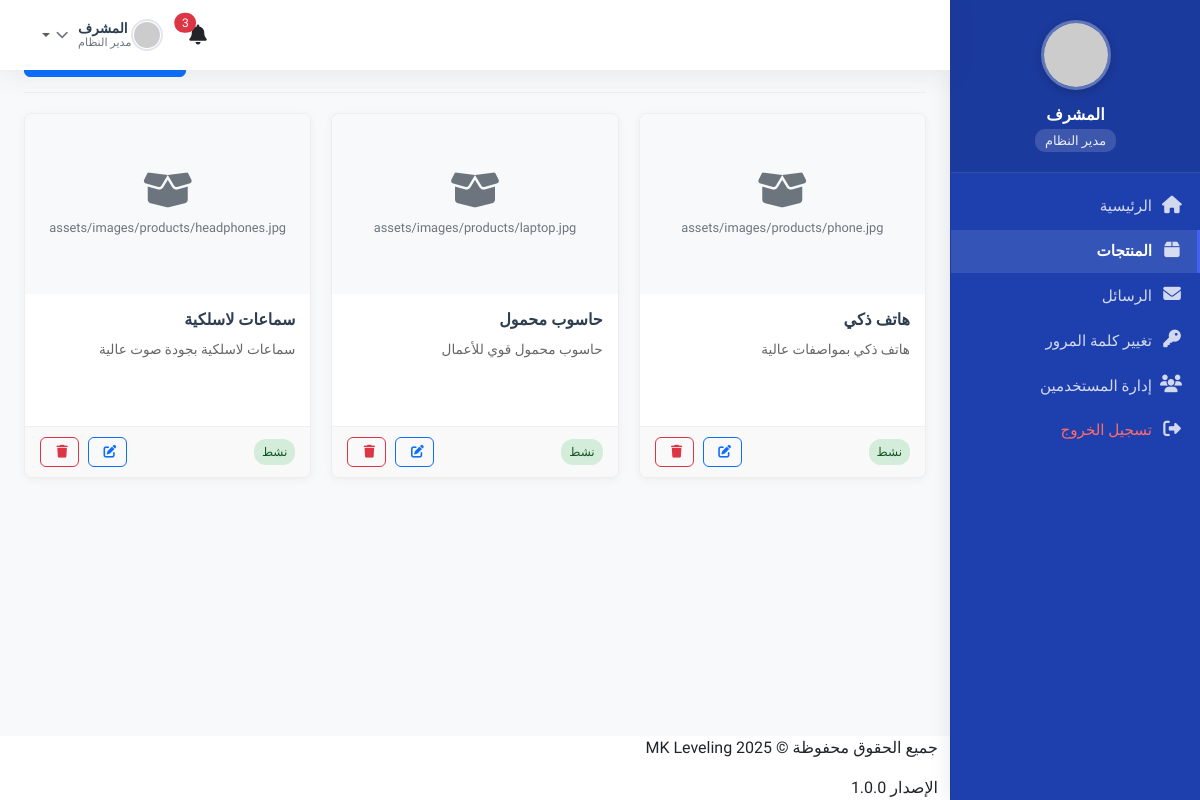
/admin/products.php (signed in), run on the app's committed database.
### tables this page shows
CREATE TABLE IF NOT EXISTS `products` (
  `id` int(11) NOT NULL AUTO_INCREMENT,
  `name_ar` varchar(255) NOT NULL,
  `name_en` varchar(255) NOT NULL,
  `description_ar` text,
  `description_en` text,
  `price` decimal(10,2) NOT NULL,
  `image_url` varchar(255) NOT NULL,
  `is_active` tinyint(1) DEFAULT '1',
  `created_at` timestamp NOT NULL DEFAULT CURRENT_TIMESTAMP,
  `updated_at` timestamp NOT NULL DEFAULT CURRENT_TIMESTAMP ON UPDATE CURRENT_TIMESTAMP,
  PRIMARY KEY (`id`)
);

### admin/products.php (the view, shortened to what this page needs)
<?php
require_once __DIR__ . '/../includes/db.php';
$products = [];
if (isset($mysqli)) {
    $result = $mysqli->query("SELECT * FROM products ORDER BY created_at DESC");
    if ($result) {
        while ($row = $result->fetch_assoc()) {
            $products[] = $row;
        }
    }
}
?>
<!DOCTYPE html>
<html lang="ar" dir="rtl">
<head>
    <link rel="stylesheet" href="https://cdnjs.cloudflare.com/ajax/libs/font-awesome/6.4.0/css/all.min.css">
    <link rel="stylesheet" href="css/admin.css">
</head>
<body>
    <div class="admin-container">
        <?php include 'includes/sidebar.php'; ?>
        <main class="main-content">
            <?php include 'includes/header.php'; ?>
            <div class="content">
                <div class="page-header">
                    <h1>المنتجات</h1>
                    <a href="add-product.php" class="btn btn-primary">
                    </a>
                </div>
                <?php if (!empty($products)): ?>
                    <div class="product-grid">
                        <?php foreach ($products as $product): ?>
                            <div class="product-card">
                                <div class="product-image" style="background-color: #f8f9fa; display: flex; align-items: center; justify-content: center; height: 180px;">
                                    <?php
                                    $image_found = false;
                                    if (!$image_found) {
                                        echo '<div class="text-center p-3">';
                                        echo '<i class="fas fa-box-open" style="font-size: 2.5rem; color: #6c757d; margin-bottom: 0.5rem;"></i>';
                                        echo '<div style="font-size: 0.8rem; color: #6c757d;">' . $product['image_url'] . '</div>';
                                        echo '</div>';
                                    }
                                    ?>
                                </div>
                                <div class="product-details">
                                    <h3 class="product-title"><?php echo htmlspecialchars($product['name_ar']); ?></h3>
                                    <p class="product-description">
                                        <?php
                                        $description = strip_tags($product['description_ar']);
                                        echo mb_substr($description, 0, 150) . (mb_strlen($description) > 150 ? '...' : '');
                                        ?>
                                    </p>
                                </div>
                                <div class="product-actions">
                                    <span class="status-badge <?php echo $product['is_active'] ? 'status-active' : 'status-inactive'; ?>">
                                        <?php echo $product['is_active'] ? 'نشط' : 'غير نشط'; ?>
                                    </span>
                                    <div class="action-buttons">
                                        <a href="edit-product.php?id=<?php echo $product['id']; ?>" class="btn btn-outline-primary" data-bs-toggle="tooltip" title="تعديل">
                                            <i class="fas fa-edit"></i>
                                        </a>
                                        <form action="delete_product.php" method="POST" style="display: inline-block;" onsubmit="return confirm('هل أنت متأكد من رغبتك في حذف هذا المنتج؟')">
                                            <button type="submit" class="btn btn-outline-danger" data-bs-toggle="tooltip" title="حذف">
                                                <i class="fas fa-trash"></i>
                                            </button>
                                        </form>
                                    </div>
                                </div>
                            </div>
                        <?php endforeach; ?>
                    </div>
                <?php endif; ?>
            </div>
            <?php include 'includes/footer.php'; ?>
        </main>
    </div>
</body>
</html>

### admin/css/admin.css (style rules this page uses)
.btn { font-family: 'Tajawal', sans-serif; font-weight: 500; padding: 8px 16px; border-radius: 4px; transition: all 0.3s; display: inline-flex; align-items: center; justify-content: center; }
.btn i { margin-left: 5px; }
.btn-primary { background-color: var(--primary-color); border-color: var(--primary-color); }
.fas, .far { width: 1.25em; text-align: center; }
:root { --primary-color: #1e40af; --primary-hover: #1e3a8a; --secondary-color: #1e40af; --success-color: #4cc9a0; --danger-color: #f72585; --warning-color: #f77f00; --info-color: #4cc9f0; --light-bg: #f8f9fa; --dark-bg: #1a1a2e; --dark-text: #2b2d42; --light-text: #6c757d; --border-color: #e9ecef; --white: #ffffff; --sidebar-width: 260px; --header-height: 70px; --footer-height: 60px; --border-radius: 8px; --box-shadow: 0 0.5rem 1rem rgba(0, 0, 0, 0.05); --transition: all 0.3s ease; }
* { margin: 0; padding: 0; box-sizing: border-box; font-family: 'Tajawal', sans-serif; }
body { background-color: var(--light-bg); color: var(--dark-text); line-height: 1.6; direction: rtl; font-family: 'Tajawal', sans-serif; font-size: 0.9rem; overflow-x: hidden; }
a { text-decoration: none; color: inherit; transition: all 0.3s ease; }
.admin-container { display: flex; min-height: 100vh; transition: var(--transition); position: relative; padding-right: var(--sidebar-width); }
.main-content { flex: 1; min-height: 100vh; display: flex; flex-direction: column; transition: var(--transition); width: 100%; }
.content { flex: 1; padding: 1.5rem; background-color: var(--light-bg); }
.page-header { display: flex; justify-content: space-between; align-items: center; margin-bottom: 1.5rem; padding-bottom: 1rem; border-bottom: 1px solid var(--border-color); }
.page-header h1 { font-size: 1.5rem; font-weight: 600; margin: 0; color: var(--dark-text); }

### admin/products.php (style rules this page uses)
.product-grid { display: grid; grid-template-columns: repeat(auto-fill, minmax(250px, 1fr)); gap: 20px; margin-top: 20px; }
.product-card { background: #fff; border-radius: 8px; overflow: hidden; box-shadow: 0 2px 10px rgba(0,0,0,0.05); transition: transform 0.3s ease, box-shadow 0.3s ease; border: 1px solid #eee; }
.product-image { height: 180px; background: #f8f9fa; display: flex; align-items: center; justify-content: center; overflow: hidden; position: relative; }
.product-details { padding: 15px; }
.product-title { font-size: 1rem; font-weight: 600; margin-bottom: 8px; color: #2c3e50; line-height: 1.4; }
.product-description { font-size: 0.85rem; color: #666; margin-bottom: 12px; line-height: 1.5; display: -webkit-box; -webkit-line-clamp: 3; -webkit-box-orient: vertical; overflow: hidden; text-overflow: ellipsis; height: 60px; }
.product-actions { display: flex; justify-content: space-between; align-items: center; padding: 10px 15px; border-top: 1px solid #f0f0f0; background: #f9f9f9; }
.status-badge { font-size: 0.75rem; padding: 4px 8px; border-radius: 12px; font-weight: 500; }
.status-active { background-color: #d4edda; color: #155724; }
.action-buttons .btn { padding: 4px 8px; font-size: 0.8rem; margin-right: 5px; }
.page-header { margin-bottom: 20px; display: flex; justify-content: space-between; align-items: center; padding: 15px 0; border-bottom: 1px solid #eee; }
.page-header h1 { font-size: 1.5rem; margin: 0; color: #2c3e50; }
.btn { padding: 8px 16px; border-radius: 4px; font-weight: 500; font-size: 0.9rem; transition: all 0.3s; }
.btn-primary { background: #4361ee; border: 1px solid #4361ee; }
.btn-outline-primary { color: #4361ee; border: 1px solid #4361ee; background: transparent; }
.btn-outline-danger { color: #dc3545; border: 1px solid #dc3545; background: transparent; }

### admin/includes/sidebar.php (style rules this page uses)
:root { --sidebar-width: 250px; --primary-color: #1e40af !important; --primary-light: #1e3a8a !important; --text-color: #ffffff !important; --hover-bg: rgba(255, 255, 255, 0.1) !important; --active-bg: rgba(255, 255, 255, 0.2) !important; --border-color: rgba(255, 255, 255, 0.1) !important; }

### data on the page
products: image_url "assets/images/products/phone.jpg", name_ar "هاتف ذكي", description_ar "هاتف ذكي بمواصفات عالية", is_active "نشط"
products: image_url "assets/images/products/laptop.jpg", name_ar "حاسوب محمول", description_ar "حاسوب محمول قوي للأعمال", is_active "نشط"
products: image_url "assets/images/products/headphones.jpg", name_ar "سماعات لاسلكية", description_ar "سماعات لاسلكية بجودة صوت عالية", is_active "نشط"
